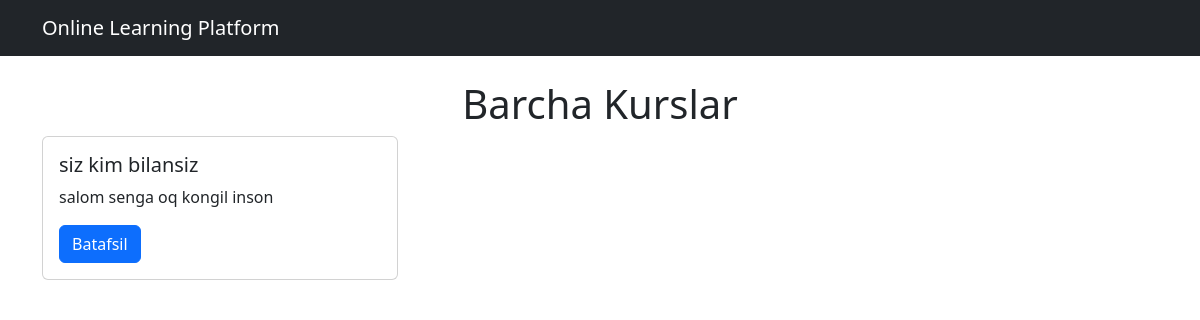
Before: / with the older database file.
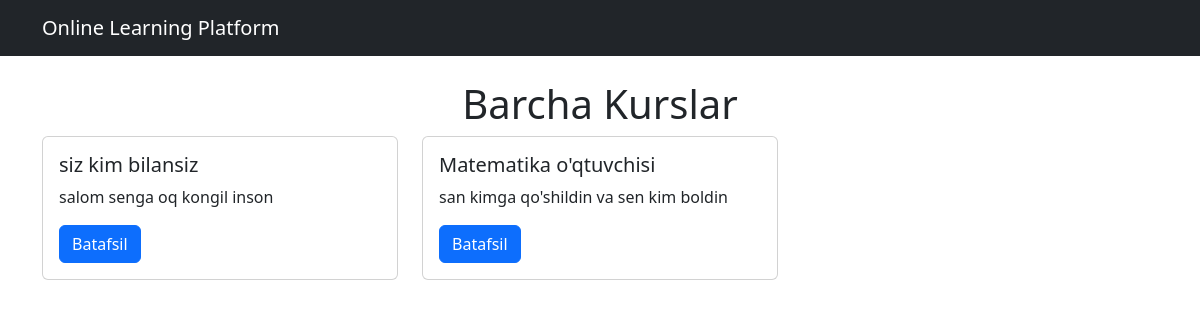
After: the same page with the newer database file.
### courses/models.py (models this page shows, shortened)
class Course(models.Model):
    title= models.CharField(max_length=255)
    description= models.TextField()
    created_at= models.DateTimeField(auto_now_add=True)
    instructor = models.ForeignKey(User,  on_delete=models.SET_NULL, null =True)

### courses/views.py (the view)
# urls.py: path('', course_list, name='course_list'),
def course_list(request):
    courses = Course.objects.all()
    return render(request, 'index.html', {'courses': courses})

### courses/templates/index.html (shortened to what this page needs)
<!DOCTYPE html>
<html lang="uz">
<head>
    <link rel="stylesheet" href="https://cdn.jsdelivr.net/npm/bootstrap@5.3.0/dist/css/bootstrap.min.css">
</head>
<body>
    <nav class="navbar navbar-dark bg-dark">
        <div class="container">
            <a class="navbar-brand" href="#">Online Learning Platform</a>
        </div>
    </nav>
    <div class="container mt-4">
        <h1 class="text-center">Barcha Kurslar</h1>
        <div class="row">
            {% for course in courses %}
                <div class="col-md-4">
                    <div class="card mb-4">
                        <div class="card-body">
                            <h5 class="card-title">{{ course.title }}</h5>
                            <p class="card-text">{{ course.description|truncatechars:100 }}</p>
                            <a href="{% url 'course_detail' course.id %}" class="btn btn-primary">Batafsil</a>
                        </div>
                    </div>
                </div>
            {% endfor %}
        </div>
    </div>
</body>
</html>

Changed rows visible on the page:
added Course: title "Matematika o'qtuvchisi", description "san kimga qo'shildin va sen kim boldin"
